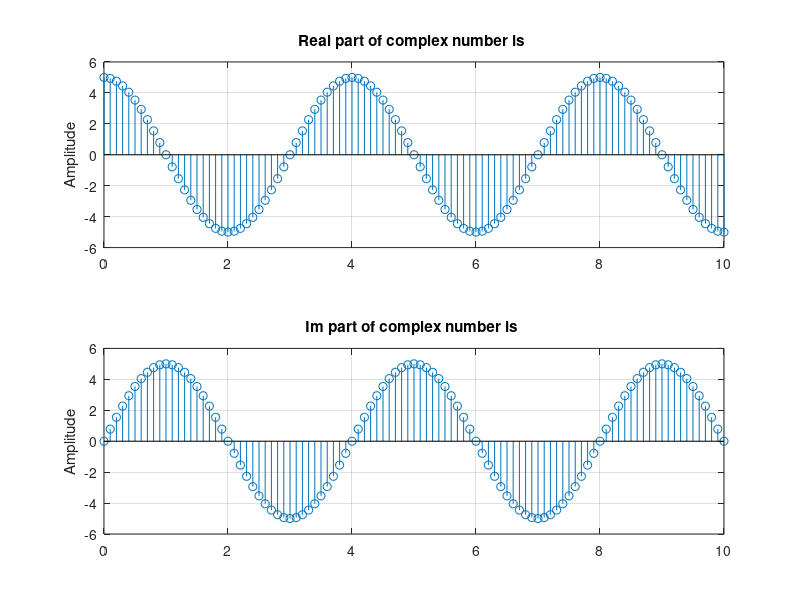

Here is the MATLAB script that generated this plot:
%Task-5
%x=k * exp(a*n*i);
clear all
clc
count = 0:0.1:10;
k = 5; % Where K is amplitude of signal
a = pi/2;
expo = k*exp(a*count*i);

subplot(2,1,1)
stem(count, real(expo))
title('Real part of complex number is ')
ylabel('Amplitude')
grid 
%Imaginary part

subplot(2,1,2)
stem(count, imag(expo))
title('Im part of complex number is ')
ylabel('Amplitude')
grid 
